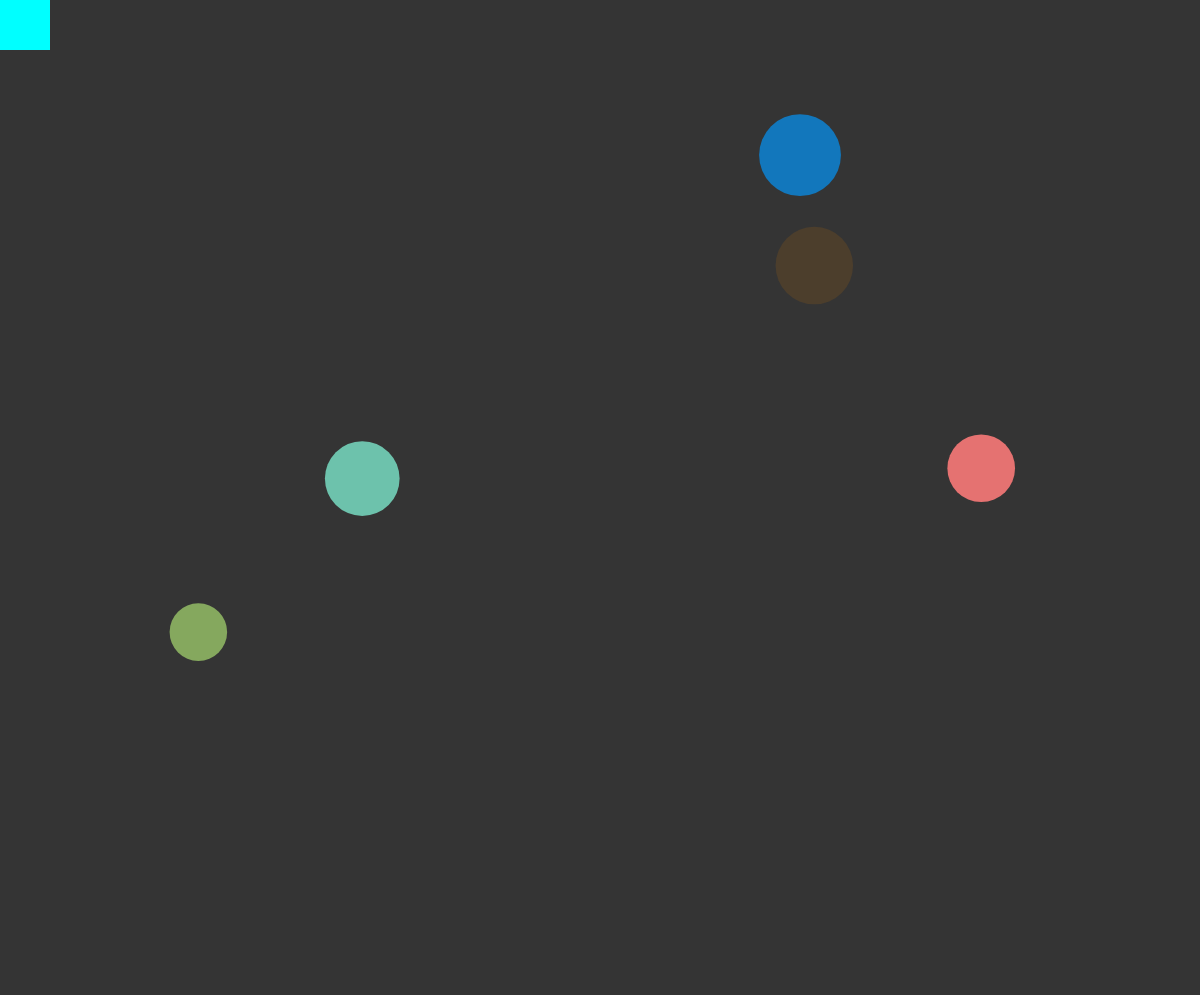
Frame 1 (no input)
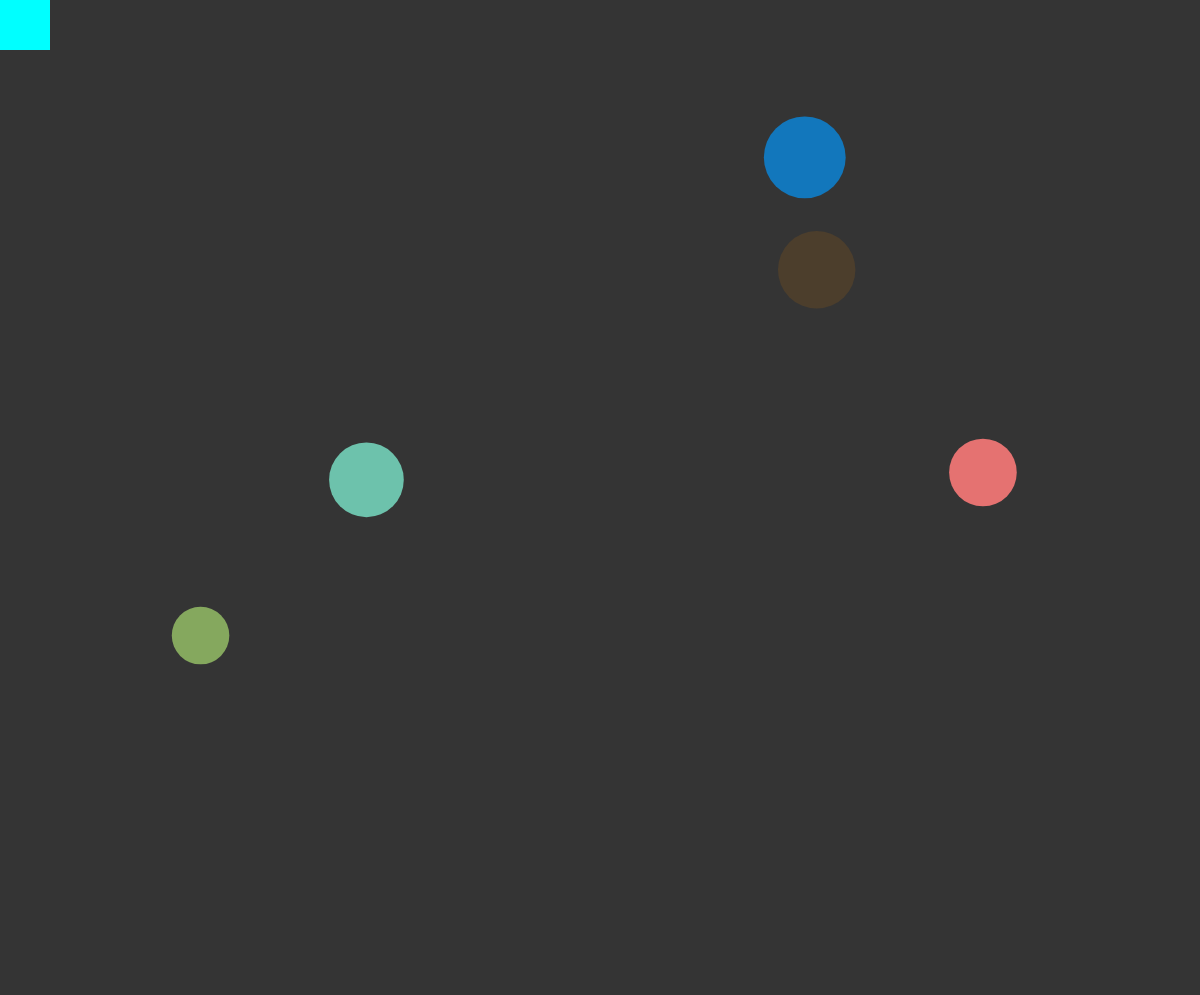
Frame 60 (no input)
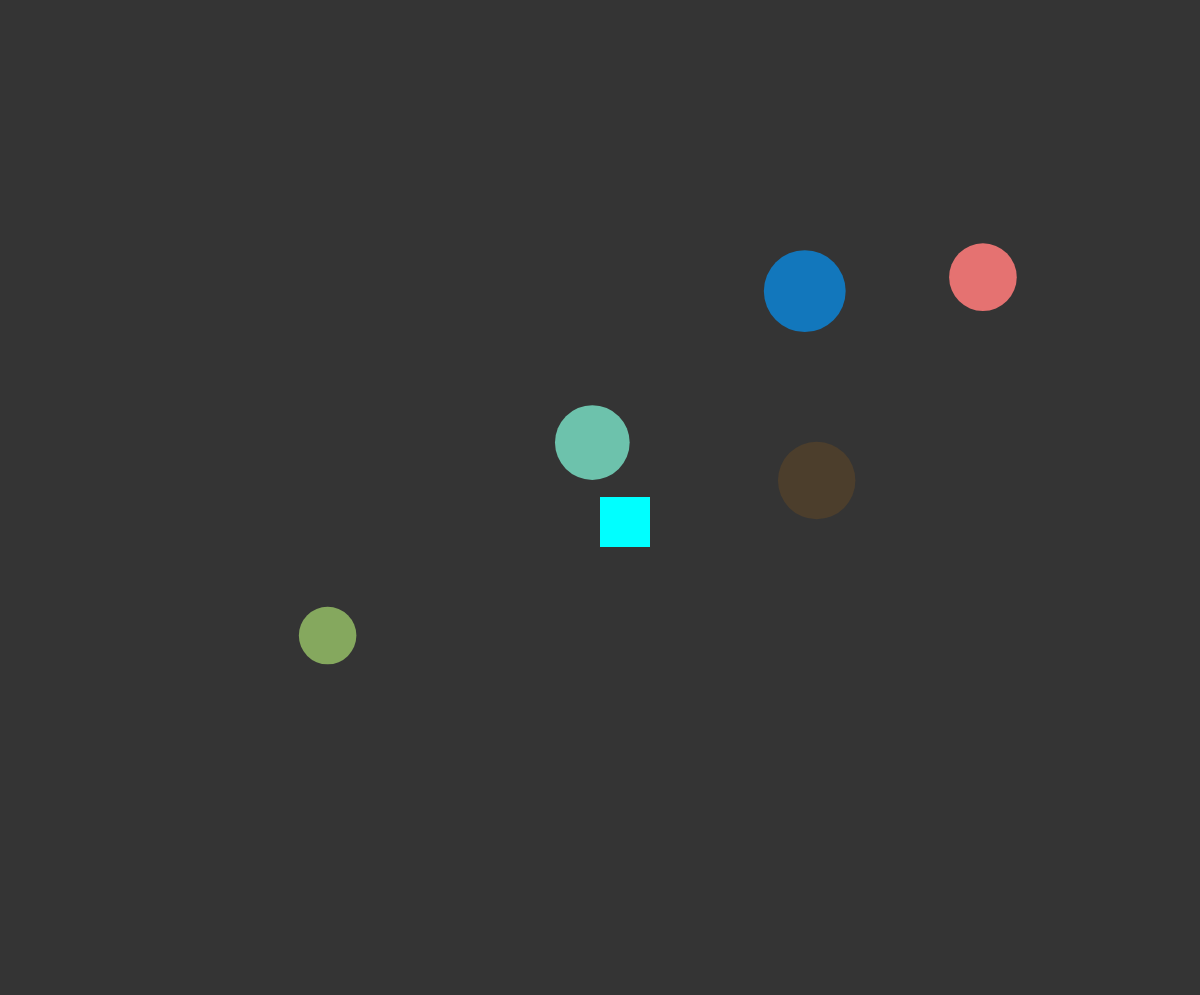
Frame 120 (the mouse pressed at the canvas centre since frame 60)

The p5.js sketch that drew these frames (run headless with seeded random() and noise() and a simulated clock; from frame 60 on, the mouse is pressed at the canvas centre):

// p5.js sketch
// ── sketch.js
var sqa = 50;

var balls = [];



class Ball{
    constructor(x, y, dia){
        this.x = x;
        this.y = y;
        this.dia = dia;
        this.xDir = random(1, 5);
        this.yDir = random(1, 5);
        this.r = random(0 , 255);
        this.g = random(0 , 255);
        this.b = random(0 , 255);
    }

    move(){
        this.x += this.xDir;
        this.y += this.yDir;

        

        if(this.x < this.dia/2 || this.x > windowWidth - (this.dia/2)){
            this.xDir *= -1;
        }

        if(this.y < this.dia/2 || this.y > windowHeight - (this.dia/2)){
            this.yDir *= -1;
        }


        
            if(this.x > mouseX ){
                this.xDir *= -1;
            }
    
            if(this.y > mouseY  ){
                this.yDir *= -1;
            }
        

        

       

         

        

    }

    display() {
        fill(this.r, this.g, this.b);
        noStroke();
        ellipse(this.x, this.y, this.dia, this.dia);
    }

    

}


function setup(){
 createCanvas(windowWidth, windowHeight - 5);

 for( let i = 0; i < 5; i++){
   balls.push(new Ball(random(100, windowWidth -100), random(100, windowHeight -100), random(40, 90)));
 }
}

function draw(){
    background(52);

    fill(0, 255 ,255);
    noStroke();

    rect(mouseX, mouseY, sqa , sqa);
    
   

    for(let ball of balls){
        ball.display();
        ball.move();

       
    }

    



}
